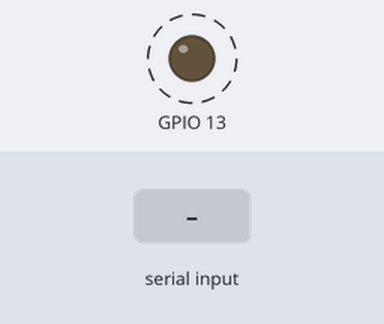
The sketch below on a simulated ESP32. Shown: output pins drawn as LEDs (lit = HIGH). Dashed ring = blinking. Inputs (shaded band) come from the test bench. What the sketch prints to the serial monitor is not drawn.

Above: at 2.8 s.
2.9 s: "90,45\n" received over Serial
Timing chart, 0 to 12.4 s (numbered marks = the images above; inputs shaded):
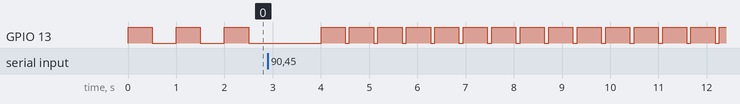

Measured:
- after the input at 2.9 s, GPIO 13: alternates HIGH for 0.50 s and LOW for 0.09 s, starting after 1.1 s
- by itself, GPIO 13: alternates HIGH for 0.50 s and LOW for 0.50 s

The sketch:

Bringup.ino
```cpp
int interval = 500;

void setup() {
  // put your setup code here, to run once:

  // initialize digital pin 13 as an output.
  pinMode(13, OUTPUT);

  Serial.begin(115200);
}

void loop() {
  // put your main code here, to run repeatedly:

  if (Serial.available() > 0) {
    String readString = Serial.readStringUntil('\r');
    readString.trim();
    interval = readString.toInt();
    Serial.printf("interval = %d", interval);
  }

  digitalWrite(13, HIGH);   // turn the LED on (HIGH is the voltage level)
  delay(500);              // wait for a second
  digitalWrite(13, LOW);    // turn the LED off by making the voltage LOW
  delay(interval);              // wait for a second
}
```
